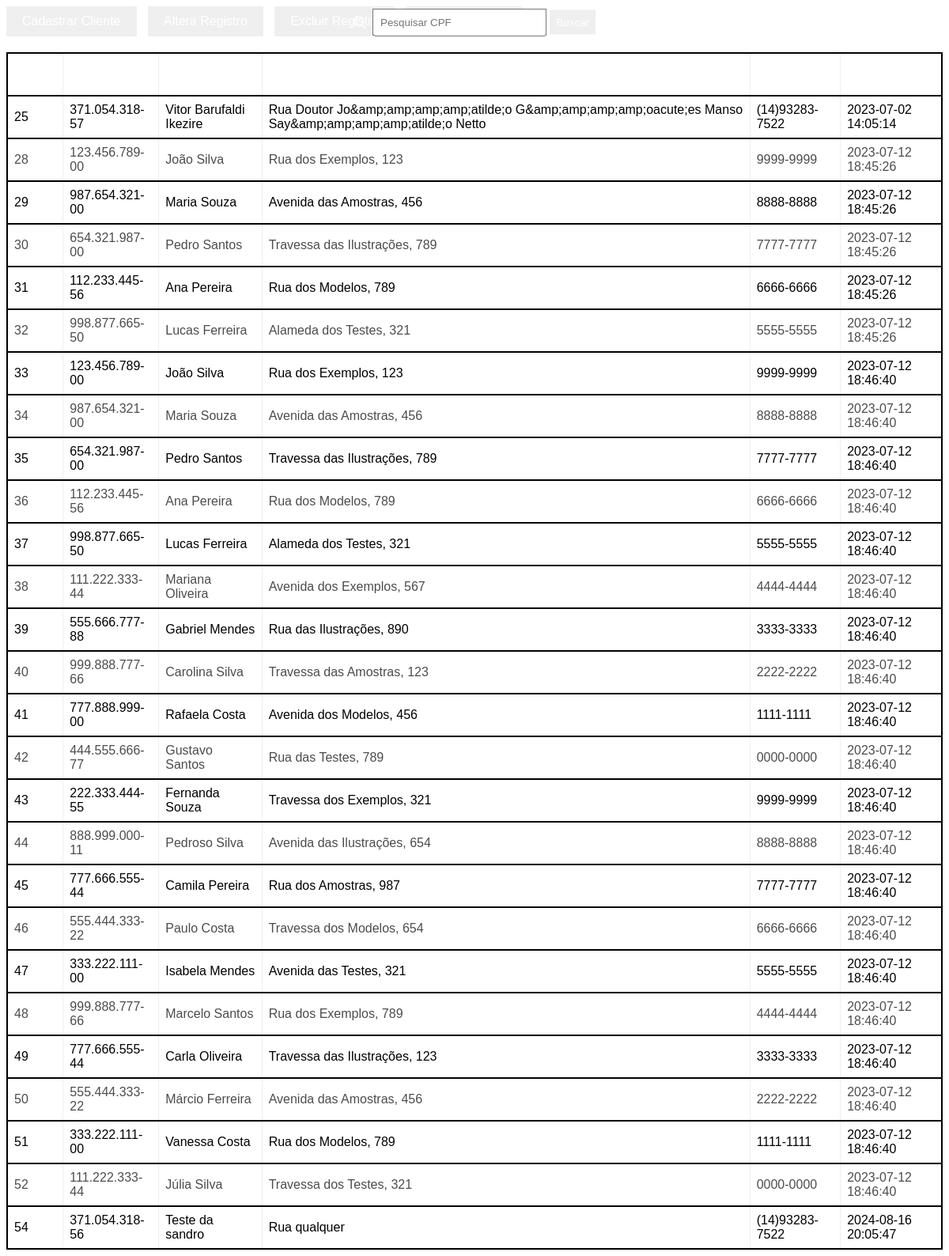
Page /System/Clientes/Cadastro.php on the committed database.
### tables this page shows
CREATE TABLE IF NOT EXISTS `cliente` (
  `Id_cliente` int NOT NULL AUTO_INCREMENT,
  `CPF` varchar(16) NOT NULL,
  `CEP` varchar(9) NOT NULL,
  `Nome` varchar(40) NOT NULL,
  `Endereco` varchar(120) NOT NULL,
  `Telefone` varchar(20) NOT NULL,
  `data_cadastro` datetime NOT NULL,
  `Residencia` varchar(12) NOT NULL,
  `obs` text,
  PRIMARY KEY (`Id_cliente`)
);

### System/Clientes/Cadastro.php (the view, shortened to what this page needs)
<!DOCTYPE html>
<html lang="pt-br">
<head>
    <link rel="stylesheet" type="text/css" href="..\css\Tabelas.css" />
</head>
<body>
    <div class="botaoe">
        <a href="AdicionaCliente.php" class="button-link">
            <button class="button" name="Botao">Cadastrar Cliente</button>
        </a>
        <a href="AlteraRegistro.php" class="button-link">
            <button class="button" name="Botao1">Altera Registro</button>
        </a>
        <a href="ExcluirRegistro.php" class="button-link">
            <button class="button" name="Botao2">Excluir Registro</button>
        </a>
        <a href="index.php" class="button-link">
            <button class="button" name="Voltar">Menu Principal</button>
        </a>
    </div>
    <div class="search-container">
        <div class="search-icon"></div>
        <form method="GET" action="">
            <input type="text" class="search-input" name="CPF" placeholder="Pesquisar CPF" maxlength="14" oninput="formatarCPF(this)">
            <button type="submit" class="search-button" name="pesquisa">Buscar</button>
        </form>
    </div>
    <?php
    require("../conecta.php");
    ?>
    <table border="1" width="1200" align="center" style="background:white">
        <tr>
            <th>Cliente</th>
            <th>CPF</th>
            <th>Nome</th>
            <th width="600">Endereco</th>
            <th>Telefone</th>
            <th>Data do cadastro</th>
        </tr>
        <?php
        $query = $mysqli->query("SELECT * FROM Cliente");
        while ($tabela = $query->fetch_assoc()) {
            echo "
            <tr>
                <td align='center'>$tabela[Id_cliente]</td>
                <td align='center'>$tabela[CPF]</td>
                <td align='center'>$tabela[Nome]</td>
                <td align='center'>$tabela[Endereco]</td>
                <td align='center'>$tabela[Telefone]</td>
                <td align='center'>$tabela[data_cadastro]</td>
            </tr>
            ";
        }
        ?>
</table>
</body>
</html>

### System/css/Tabelas.css (style rules this page uses)
table { border-collapse: collapse; width: 100%; border: 1px solid black; }
th, td { padding: 8px; text-align: left; }
th { color: white; }
tr:nth-child(even) { background-color: white; border: 2px solid; }
tr:nth-child(odd) { opacity: 0.7; border: 2px solid; }
.botaoe { margin-bottom: 20px; text-align: start; }
.button-link { display: inline-block; margin-right: 10px; }
.button { color: white; border: none; padding: 10px 20px; text-align: center; text-decoration: none; font-size: 16px; outline: none !important; box-shadow: none !important; position: relative; }
.button:before { content: ""; position: absolute; top: 0; left: -10px; bottom: 0; width: 2px; background-color: black; }
.button:first-child:before { display: none; }
body { background-repeat: no-repeat; background-size: 100% 100%; font-family: Arial, sans-serif; }
.search-container { position: absolute; top: 0; left: 50%; transform: translate(-50%, -50%); display: flex; align-items: center; justify-content: center; padding: 12px; margin-top: 28px; }
.search-input { padding: 8px; width: 200px; }
.search-button { color: white; border: none; padding: 8px; cursor: pointer; }
.search-icon { display: inline-block; width: 16px; height: 16px; background-image: url("lupa.png"); background-size: cover; margin-right: 8px; }

### rows in the picture
cliente: Id_cliente "25", CPF "371.054.318-57", Nome "Vitor Barufaldi Ikezire", Endereco "Rua Doutor Jo&amp;amp;amp;amp;atilde;o G&amp;amp;amp;amp;oacute;es Manso Say&amp;amp;amp;amp;atilde;o Netto", Telefone "(14)93283-7522", data_cadastro "2023-07-02 14:05:14"
cliente: Id_cliente "28", CPF "123.456.789-00", Nome "João Silva", Endereco "Rua dos Exemplos, 123", Telefone "9999-9999", data_cadastro "2023-07-12 18:45:26"
cliente: Id_cliente "29", CPF "987.654.321-00", Nome "Maria Souza", Endereco "Avenida das Amostras, 456", Telefone "8888-8888", data_cadastro "2023-07-12 18:45:26"
cliente: Id_cliente "30", CPF "654.321.987-00", Nome "Pedro Santos", Endereco "Travessa das Ilustrações, 789", Telefone "7777-7777", data_cadastro "2023-07-12 18:45:26"
cliente: Id_cliente "31", CPF "112.233.445-56", Nome "Ana Pereira", Endereco "Rua dos Modelos, 789", Telefone "6666-6666", data_cadastro "2023-07-12 18:45:26"
cliente: Id_cliente "32", CPF "998.877.665-50", Nome "Lucas Ferreira", Endereco "Alameda dos Testes, 321", Telefone "5555-5555", data_cadastro "2023-07-12 18:45:26"
cliente: Id_cliente "33", CPF "123.456.789-00", Nome "João Silva", Endereco "Rua dos Exemplos, 123", Telefone "9999-9999", data_cadastro "2023-07-12 18:46:40"
cliente: Id_cliente "34", CPF "987.654.321-00", Nome "Maria Souza", Endereco "Avenida das Amostras, 456", Telefone "8888-8888", data_cadastro "2023-07-12 18:46:40"
cliente: Id_cliente "35", CPF "654.321.987-00", Nome "Pedro Santos", Endereco "Travessa das Ilustrações, 789", Telefone "7777-7777", data_cadastro "2023-07-12 18:46:40"
cliente: Id_cliente "36", CPF "112.233.445-56", Nome "Ana Pereira", Endereco "Rua dos Modelos, 789", Telefone "6666-6666", data_cadastro "2023-07-12 18:46:40"
cliente: Id_cliente "37", CPF "998.877.665-50", Nome "Lucas Ferreira", Endereco "Alameda dos Testes, 321", Telefone "5555-5555", data_cadastro "2023-07-12 18:46:40"
cliente: Id_cliente "38", CPF "111.222.333-44", Nome "Mariana Oliveira", Endereco "Avenida dos Exemplos, 567", Telefone "4444-4444", data_cadastro "2023-07-12 18:46:40"
cliente: Id_cliente "39", CPF "555.666.777-88", Nome "Gabriel Mendes", Endereco "Rua das Ilustrações, 890", Telefone "3333-3333", data_cadastro "2023-07-12 18:46:40"
cliente: Id_cliente "40", CPF "999.888.777-66", Nome "Carolina Silva", Endereco "Travessa das Amostras, 123", Telefone "2222-2222", data_cadastro "2023-07-12 18:46:40"
cliente: Id_cliente "41", CPF "777.888.999-00", Nome "Rafaela Costa", Endereco "Avenida dos Modelos, 456", Telefone "1111-1111", data_cadastro "2023-07-12 18:46:40"
cliente: Id_cliente "42", CPF "444.555.666-77", Nome "Gustavo Santos", Endereco "Rua das Testes, 789", Telefone "0000-0000", data_cadastro "2023-07-12 18:46:40"
cliente: Id_cliente "43", CPF "222.333.444-55", Nome "Fernanda Souza", Endereco "Travessa dos Exemplos, 321", Telefone "9999-9999", data_cadastro "2023-07-12 18:46:40"
cliente: Id_cliente "44", CPF "888.999.000-11", Nome "Pedroso Silva", Endereco "Avenida das Ilustrações, 654", Telefone "8888-8888", data_cadastro "2023-07-12 18:46:40"
cliente: Id_cliente "45", CPF "777.666.555-44", Nome "Camila Pereira", Endereco "Rua dos Amostras, 987", Telefone "7777-7777", data_cadastro "2023-07-12 18:46:40"
cliente: Id_cliente "46", CPF "555.444.333-22", Nome "Paulo Costa", Endereco "Travessa dos Modelos, 654", Telefone "6666-6666", data_cadastro "2023-07-12 18:46:40"
cliente: Id_cliente "47", CPF "333.222.111-00", Nome "Isabela Mendes", Endereco "Avenida das Testes, 321", Telefone "5555-5555", data_cadastro "2023-07-12 18:46:40"
cliente: Id_cliente "48", CPF "999.888.777-66", Nome "Marcelo Santos", Endereco "Rua dos Exemplos, 789", Telefone "4444-4444", data_cadastro "2023-07-12 18:46:40"
cliente: Id_cliente "49", CPF "777.666.555-44", Nome "Carla Oliveira", Endereco "Travessa das Ilustrações, 123", Telefone "3333-3333", data_cadastro "2023-07-12 18:46:40"
cliente: Id_cliente "50", CPF "555.444.333-22", Nome "Márcio Ferreira", Endereco "Avenida das Amostras, 456", Telefone "2222-2222", data_cadastro "2023-07-12 18:46:40"
cliente: Id_cliente "51", CPF "333.222.111-00", Nome "Vanessa Costa", Endereco "Rua dos Modelos, 789", Telefone "1111-1111", data_cadastro "2023-07-12 18:46:40"
cliente: Id_cliente "52", CPF "111.222.333-44", Nome "Júlia Silva", Endereco "Travessa dos Testes, 321", Telefone "0000-0000", data_cadastro "2023-07-12 18:46:40"
cliente: Id_cliente "54", CPF "371.054.318-56", Nome "Teste da sandro", Endereco "Rua qualquer", Telefone "(14)93283-7522", data_cadastro "2024-08-16 20:05:47"
